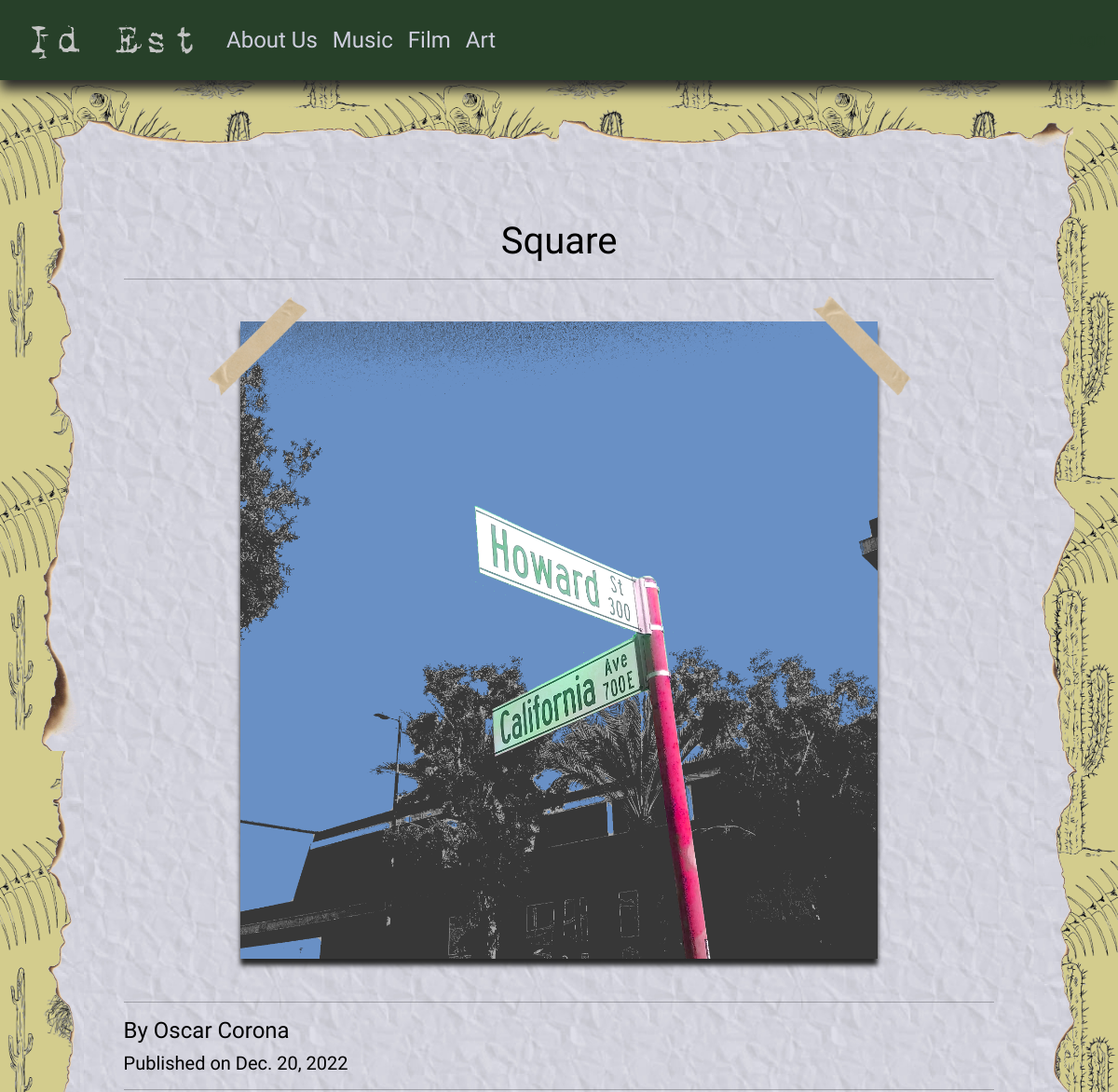
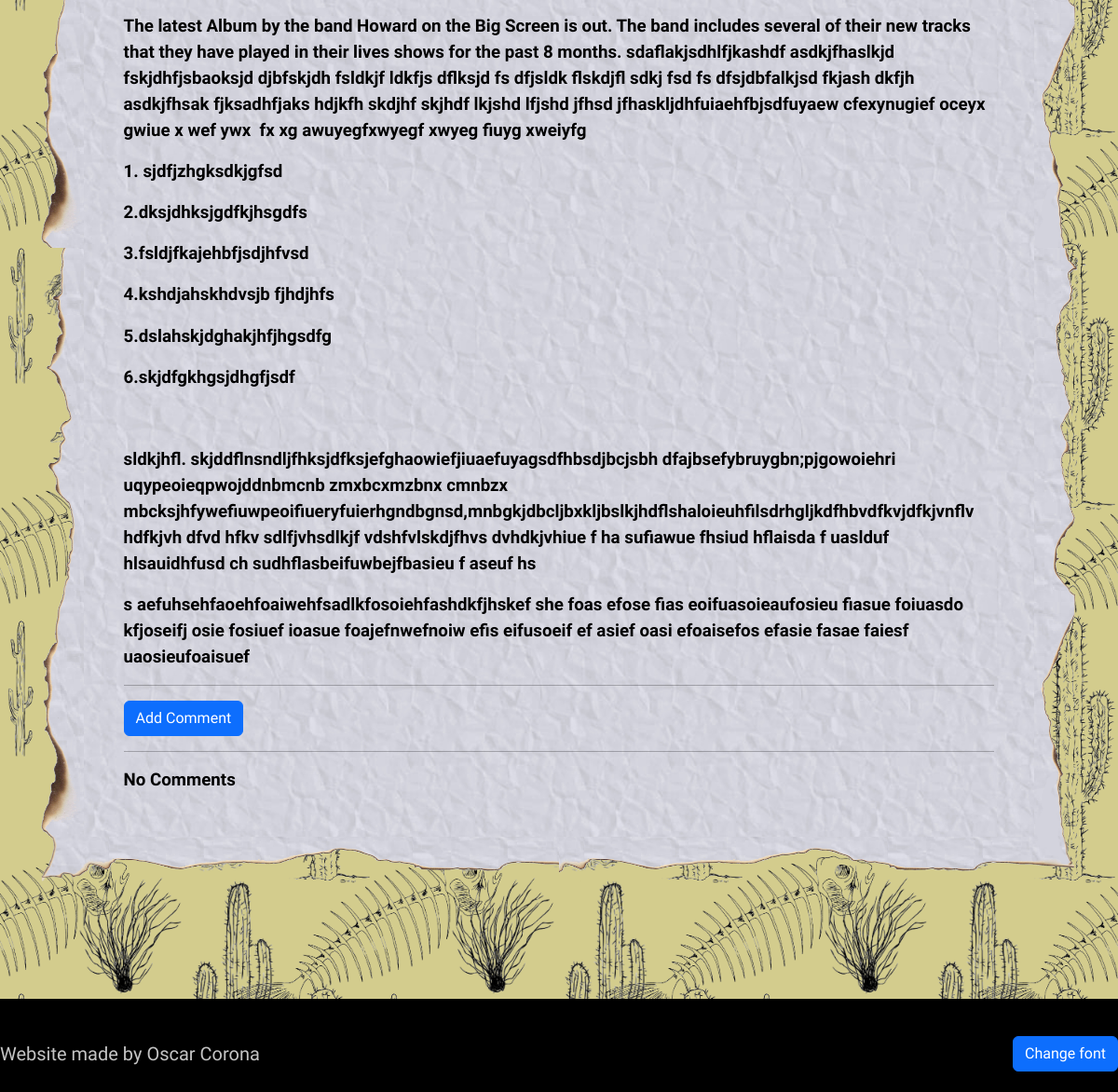
Screenshot of /post/32/ with the database file from the repository (2 pictures, top to bottom).
### articles/models.py (models this page shows, shortened)
class ArticlePost(models.Model):
    author = models.ForeignKey('auth.User',on_delete=models.CASCADE)
    title = models.CharField(max_length=200)
    text = models.TextField()
    create_date = models.DateTimeField(default=now)
    publish_date = models.DateField(blank=True,null=True)
    featured_image = models.ImageField(upload_to='featured_images/%Y/%m/',blank=True)

### articles/views.py (the view)
# urls.py: path('post/<int:pk>/',views.ArticlePostDetailView.as_view(),name='post_detail'),
class ArticlePostDetailView(DetailView):
    model = ArticlePost

### articles/templates/articles/articlepost_detail.html (shortened to what this page needs)
{% extends 'articles/base.html' %}
{%load static%}
{% block body_block %}
<div class="borderimg">
<div class="base">
<div class="clear"></div>
<div class="container">
    <h1 class="posttitle">{{object.title}}</h1>
    <hr>
    {% if object.featured_image %}
        <img src="{% static 'images/taped.png'%}" class='tape' alt="">
        <div class='container-fluid'>
        </div>
    {%else%}
    <p>No Featured Image</p>
    {%endif%}
    <div class="clear"></div>
    <hr>
    <h4>By {{object.author.first_name}} {{object.author.last_name}}</h4>
    {% if object.publish_date %}
    <h5>Published on {{object.publish_date}}</h5>
    {% else %}
        {% if user.is_authenticated %}
        <p>Creation Date: {{object.create_date}}</p>
        <a class="btn btn-primary" href="{% url 'articles:post_publish' pk=object.pk %}">Publish</a>
        {%endif%}
    {% endif %}
    <hr>
    <p class="postcontent">{{object.text|safe|linebreaksbr}}</p>
    <hr>
    <a class='btn btn-primary btn-comment' href="{% url 'articles:add_comment_to_post' pk=object.pk %}">Add Comment</a>
    <hr>
    {% for comment in object.comments.all %}
        {% if user.is_authenticated or comment.approved_comment %}
            {{comment.create_date}}
            {% if comment.approved_comment %}
            <p>{{comment.text|safe|linebreaks}}</p>
            <p>Posted By: {{comment.author}}</p>
            {%else%}
            <p>{{comment.text|safe|linebreaks}}</p>
            <p>Posted By: {{comment.author}}</p>
            <h5>Comment not Approved</h5>
            <a class="btn btn-primary" href="{% url 'articles:comment_approve' pk=comment.pk %}">
                <span class="bi bi-check"></span>
            </a>
            <a class="btn btn-primary" href="{% url 'articles:comment_remove' pk=comment.pk %}">
                <span class="bi bi-x"></span>
            </a>
            {%endif%}
        {%endif%}
        {% empty%}
        <p>No Comments</p>
    {%endfor%}
</div>
</div></div>
{% endblock %}

### static/css/mystyle.css (style rules this page uses)
html { height: 100%; }
.container { background-color: transparent; color: black; min-height: 100%; position: relative; }
.base { background-image: url('/static/images/paper_background_blue.jpg'); background-size: 35em ; padding: 3%; }
p { font-family: 'Courier Prime', monospace; font-weight: bold; }
body { font-family: 'Special Elite', cursive; position: relative; margin: 0; padding-bottom: 4rem; min-height: 100%; }
h1 { text-align: center; }
.clear { clear: both; height: 30px; }
@media screen and (min-width: 1144px) { p { font-size: 1.17em; } }
@media screen and (min-width: 1144px) { body { background-image: url('/static/images/title_black.png'); background-size: 25em; } }
@media screen and (min-width: 1144px) { .borderimg { border: 3em solid transparent; border-image: url('/static/images/burned_paper.png') 150 round; } }

### static/css/article.css (style rules this page uses)
.tape { width: 79%; object-fit: cover; z-index: 1; position: absolute; left: 0; right: 0; margin-left: auto; margin-right: auto; width: 79% }

### rows the page displays
ArticlePost: title "Square", author.first_name "Oscar", author.last_name "Corona", publish_date "Dec. 20, 2022", text "The latest Album by the band Howard on the Big Screen is out. The band includes several of their new tracks that they have played in their lives shows for the past 8 months. sdaflakjsdhlfjkashdf asdkjfhaslkjd fskjdhfjsbaoksjd djbfskjdh fsldkjf ldkfjs dflksjd fs dfjsldk flskdjfl sdkj fsd fs dfsjdbfalkjsd fkjash dkfjh asdkjfhsak fjksadhfjaks hdjkfh skdjhf skjhdf lkjshd lfjshd jfhsd jfhaskljdhfuiaehfbjsdfuyaew cfexynugief oceyx gwiue x wef ywx fx xg awuyegfxwyegf xwyeg fiuyg xweiyfg 1. sjdfjzhgksdkjgfsd 2.dksjdhksjgdfkjhsgdfs 3.fsldjfkajehbfjsdjhfvsd 4.kshdjahskhdvsjb fjhdjhfs 5.dslahskjdghakjhfjhgsdfg 6.skjdfgkhgsjdhgfjsdf sldkjhfl. skjddflnsndljfhksjdfksjefghaowiefjiuaefuyagsdfhbsdjbcjsbh…"
